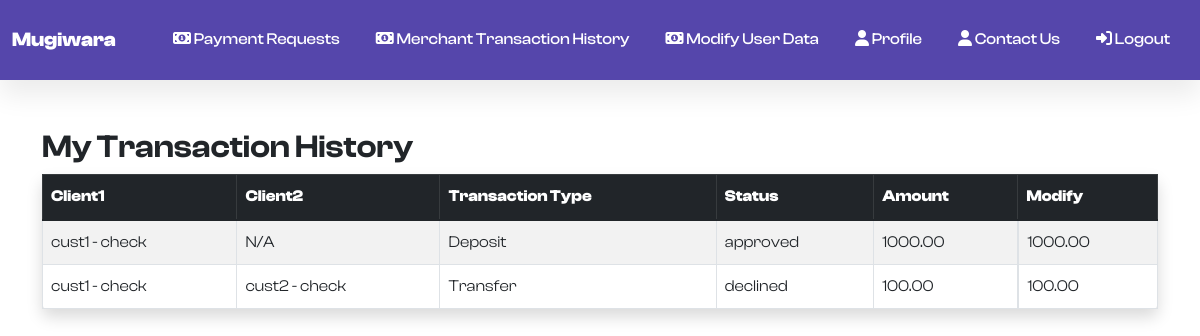
The page /merchant_transaction_history/ (signed in) on the database as committed earlier.
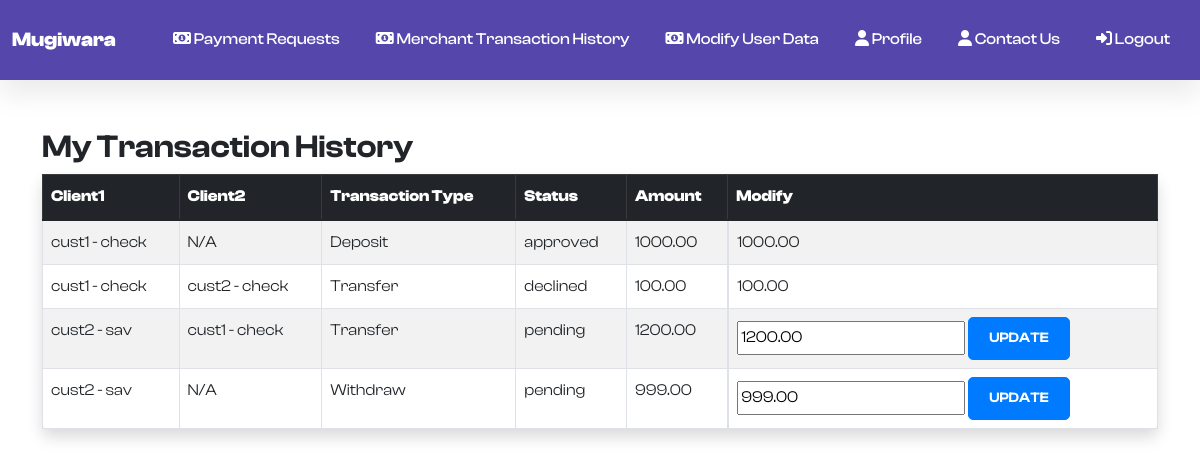
The same page on the database as committed later.
### users/models.py (models this page shows, shortened)
class PaymentRequest(models.Model):
    TRANSACTION_CHOICES = [
        ('deposit', 'Deposit'),
        ('withdraw', 'Withdraw'),
        ('transfer', 'Transfer')
    ]
    merchant = models.ForeignKey(BankingUser, on_delete=models.CASCADE, related_name='submitted_payments')
    transaction_type = models.CharField(max_length=8, choices=TRANSACTION_CHOICES)
    client1 = models.ForeignKey('Account', on_delete=models.CASCADE, related_name='client1_payments')  # Changed to Account
    client2 = models.ForeignKey('Account', on_delete=models.CASCADE, related_name='client2_payments', null=True, blank=True)  # Changed to Account
    amount = models.DecimalField(max_digits=10, decimal_places=2)
    otp = models.CharField(max_length=6, blank=True)
    otp_verified = models.BooleanField(default=False)
    transaction_approved = models.BooleanField(default=False)
    status = models.CharField(max_length=20, choices=[('pending', 'Pending'), ('approved', 'Approved'), ('declined', 'Declined')], default='pending')

class Account(models.Model):
    account_types = {
        'sav': 'Savings Account',
        'check': 'Checking Account'
    }
    account_status = {
        'o': 'Open',
        'c': 'Close',
    }
    modification_status = {
       'pending': 'Waiting for approval',
       'rejected': 'Rejected',
       'approved': 'Approved'
    }
    account_number = models.AutoField(primary_key = True)
    account_type = models.CharField(max_length = 128, choices = account_types)
    banking_user = models.ForeignKey('BankingUser', on_delete = models.CASCADE, related_name = 'banking_user')
    account_bal = models.BigIntegerField(default = 0)
    created_on = models.DateTimeField(auto_now_add = True)
    account_status = models.CharField(max_length = 32, choices = account_status, default = 'o')
    closed_on = models.DateTimeField(blank = True, null = True)
    modification_status = models.CharField(max_length = 32, choices = modification_status, default = 'pending')

class BankingUser(models.Model):
    User_types = {
        'iu_re': 'Regular Employee',
        'iu_sm': 'System Manager',
        'iu_sa': 'System Administrator',
        'eu_cust': 'Customer',
        'eu_mo': 'Merchant/Organization',
    }
    modification_status = {
        'pending': 'Waiting for Approval',
        'rejected': 'Rejected',
        'approved': 'Approved'
    }
    requesting_deletion = {
        'yes': 'Yes',
        'no': 'No'
    }
    user = models.OneToOneField(User, on_delete = models.CASCADE, related_name = 'user')
    usertype = models.CharField(max_length = 256, choices = User_types)
    dob = models.DateField(default = None, blank = True, null = True)
    mobile_number = models.CharField(max_length = 256, default=None, blank=True, null = True)
    street_address = models.CharField(max_length = 512, default=None, blank=True, null = True)
    city = models.CharField(max_length = 128, default=None, blank=True, null = True)
    state = models.CharField(max_length = 128, default=None, blank=True, null = True)
    zip_code = models.CharField(max_length = 10, default=None, blank=True, null = True)
    country = models.CharField(max_length = 256, default=None, blank=True, null = True)
    account_created = models.DateTimeField(auto_now_add = True, null = True)
    user_handler = models.ForeignKey("BankingUser", on_delete = models.CASCADE, related_name = 'internal_user', blank=True, null = True)
    pd_modification_status = models.CharField(max_length = 128, choices = modification_status, blank=True, null = True)
    pd_modified = models.DateTimeField(auto_now = True, blank=True, null = True)
    deletion = models.CharField(max_length = 128, choices = requesting_deletion, blank=True, null = True, default = 'no')
    deletion_status = models.CharField(max_length = 128, choices = modification_status, blank=True, null = True)

### users/views.py (the view)
# urls.py: path('merchant_transaction_history/', views.merchant_transaction_history, name='merchant_transaction_history'),
@login_required
def merchant_transaction_history(request):
    banking_user = request.user.user
    if banking_user.usertype != 'eu_mo':
        return HttpResponseForbidden('You are not authorized to view this page.')
    merchant_payment_requests = PaymentRequest.objects.filter(merchant=banking_user)
    context = {
        'payment_requests': merchant_payment_requests,
    }
    return render(request, 'users/merchant_transaction_history.html', context)

### users/templates/users/merchant_transaction_history.html (shortened to what this page needs)
{% extends 'users/base.html' %}
{% block content %}
<!DOCTYPE html>
<html lang="en">
<head>
    <link rel="stylesheet" href="../../static/users/asset/css/merchant_transaction_history.css">
</head>
<body>
    <div class="container mt-5">
    <h2 class="mt-5 title">My Transaction History</h2>
    <table class="table table-bordered shadow p-3 mb-5 bg-white rounded table-striped">
        <thead class="table-dark">
            <tr>
                <th>Client1</th>
                <th>Client2</th>
                <th>Transaction Type</th>
                <th>Status</th>
                <th>Amount</th>
                <th>Modify</th>
            </tr>
        </thead>
        <tbody>
            {% for request in payment_requests %}
            <tr>
                <td>{{ request.client1.banking_user.user.username }} - {{ request.client1.account_type }}</td>
                <td>{% if request.client2 %}
                    {{ request.client2.banking_user.user.username }} - {{ request.client2.account_type }}
                    {% else %}
                        N/A
                    {% endif %}
                </td>
                <td>{{ request.get_transaction_type_display }}</td>
                <td>{{ request.status }}</td>
                <td>{{ request.amount }}</td>
                <td class="d-flex">
                    {% if request.status == 'pending' %}
                        <form method="POST" action="{% url 'modify_payment_request_amount' request.id %}">
                            <input type="number" name="new_amount" value="{{ request.amount }}" min="1" step="0.01">
                            <button type="submit" class="btn me-1 approve">Update</button>
                        </form>
                    {% else %}
                        {{ request.amount }}
                    {% endif %}
                </td>
            </tr>
            {% empty %}
            <tr>
                <td colspan="6">No transactions found.</td>
            </tr>
            {% endfor %}
        </tbody>
    </table>
    </div>
</body>
{% endblock %}

### users/templates/users/base.html (shortened to what this page needs)
{% load static %}
<!DOCTYPE html>
<html lang="en">
<head>
    <link rel="stylesheet" href="https://cdn.jsdelivr.net/npm/bootstrap@5.1.3/dist/css/bootstrap.min.css">
    <link rel="stylesheet" href="https://cdnjs.cloudflare.com/ajax/libs/font-awesome/4.7.0/css/font-awesome.min.css">
    <link rel="stylesheet" href="{% static 'users/assets1/css/styles.min.css' %}">
    <link rel="stylesheet" href="https://cdn.jsdelivr.net/npm/bootstrap@5.2.0/dist/css/bootstrap.min.css">
    <link href="https://cdn.jsdelivr.net/npm/remixicon@2.5.0/fonts/remixicon.css" rel="stylesheet">
    <link rel="stylesheet" href="https://cdn.jsdelivr.net/npm/@fancyapps/ui@4.0/dist/fancybox.css">
    <link rel="stylesheet" href="https://unpkg.com/aos@next/dist/aos.css" />
    <link rel="stylesheet" href="{% static 'users/asset/css/style.css' %}">
    <link rel="stylesheet" href="{% static 'users/asset/css/login_register.css' %}">
    <link href="https://unpkg.com/simple-keyboard/build/css/index.css" rel="stylesheet">
</head>
<body>
    {% if user.is_authenticated %}
    <div>
        <nav class="navbar navbar-light navbar-expand-md sticky-top navigation-clean-button"
            style="height:80px;background-color:#5546ab;color:#ffffff;">
            <div class="container-fluid"><a class="navbar-brand" href="{% url  'mugiwara' %}">Mugiwara</a>
                <div class="collapse navbar-collapse" id="navcol-1">
                    <ul class="navbar-nav ms-auto">
                        {% if user.user.usertype == 'eu_cust' %}
                        {% if user.user.banking_user.exists %}
                        <!-- <li class="nav-item"><a class="nav-link" style="color:#ffffff;" href="{% url 'credit' user.id %}">
                                            <i class="fa fa-money"></i>&nbsp;Deposit</a></li> -->
                        <li class="nav-item"><a class="nav-link" style="color:#ffffff;" href="/credit"><i
                                    class="fa fa-money"></i>&nbsp;Deposit</a></li>
                        <li class="nav-item"><a class="nav-link" style="color:#ffffff;" href="/debit"><i
                                    class="fa fa-money"></i>&nbsp;Withdraw</a></li>
                        <li class="nav-item"><a class="nav-link" style="color:#ffffff;" href="/create_transaction"><i
                                    class="fa fa-exchange"></i>&nbsp;Transfer</a></li>
                        <!-- <li class="nav-item"><a class="nav-link" style="color:#ffffff;" href="{% url 'accounts' %}"><i
                                    class="fa fa-user"></i>&nbsp;Accounts</a></li> -->
                        <li class="nav-item dropdown">
                            <a class="nav-link dropdown-toggle" style="color:#ffffff;" href="#"
                                id="navbarDropdownMenuLink" role="button" data-bs-toggle="dropdown"
                                aria-expanded="false">
                                Account
                            </a>
                            <ul class="dropdown-menu" aria-labelledby="navbarDropdownMenuLink">
                                <li><a class="dropdown-item" href="{% url 'accounts' %}">View Accounts</a></li>
                                <li><a class="dropdown-item" href="{% url 'account-delete' %}">Delete</a></li>
                            </ul>
                        </li>
                        <li class="nav-item"><a class="nav-link" style="color:#ffffff;" href="/user_transactions"><i
                                    class="fa fa-user"></i>&nbsp;My Transactions</a></li>
                        {% endif %}
                        <li class="nav-item"><a class="nav-link" style="color:#ffffff;"
                                href="{% url 'create-account' %}"><i class="fa fa-user"></i>&nbsp;Request New
                                Account</a></li>
                        <li class="nav-item dropdown">
                            <a class="nav-link dropdown-toggle" style="color:#ffffff;" href="#"
                                id="navbarDropdownMenuLink" role="button" data-bs-toggle="dropdown"
                                aria-expanded="false">
                                Profile
                            </a>
                            <ul class="dropdown-menu" aria-labelledby="navbarDropdownMenuLink">
                                <li><a class="dropdown-item" href="{% url 'profile' %}">View Profile</a></li>
                                <li><a class="dropdown-item" href="{% url 'update-profile' %}">Update</a></li>
                                <li><a class="dropdown-item" href="{% url 'profile-deletion' %}">Delete</a></li>
                            </ul>
                        </li>
                        <li class="nav-item"><a class="nav-link" style="color:#ffffff;" href="{% url 'contact' %}"><i
                                    class="fa fa-user"></i>&nbsp;Contact Us</a></li>
                        <li class="nav-item">
                            <form id="frm_logout" class="nav-link" style="color:#ffffff;" action="{% url 'logout' %}"
                                method="post">
                                {% csrf_token %}
                                <a style="color:#ffffff;" href="javascript:{}"
                                    onclick="document.getElementById('frm_logout').submit(); return false;">
                                    <i class="fa fa-sign-in"></i>&nbsp;Logout</a></iclass>
                            </form>
                        </li>
                        {% elif user.user.usertype == 'eu_mo' %}
                        <li class="nav-item"><a class="nav-link" style="color:#ffffff;" href="{%url 'submit_payment_request'%}">
                                <i class="fa fa-money"></i>&nbsp;Payment Requests</a></li>
                        <li class="nav-item"><a class="nav-link" style="color:#ffffff;" href="{%url 'merchant_transaction_history'%}"><i
                                    class="fa fa-money"></i>&nbsp;Merchant Transaction History</a>
                        </li>
                        <li class="nav-item"><a class="nav-link" style="color:#ffffff;" href="{%url 'modify_user_personal_data'%}"><i
                                    class="fa fa-money"></i>&nbsp;Modify User Data</a>
                        </li>
                        <li class="nav-item"><a class="nav-link" style="color:#ffffff;" href="{% url 'profile' %}"><i class="fa fa-user"></i>&nbsp;Profile</a>
                        </li>
                        <li class="nav-item"><a class="nav-link" style="color:#ffffff;" href="{% url 'contact' %}"><i
                                    class="fa fa-user"></i>&nbsp;Contact Us</a></li>
                        <li class="nav-item">
                            <form id="frm_logout" class="nav-link" style="color:#ffffff;" action="{% url 'logout' %}" method="post">
                                <a style="color:#ffffff;" href="javascript:{}"
                                    onclick="document.getElementById('frm_logout').submit(); return false;">
                                    <i class="fa fa-sign-in"></i>&nbsp;Logout</a></iclass>
                            </form>
                        </li>
                        {% endif %}
                    </ul>
                </div>
            </div>
        </nav>
    </div>
    {% endif %}
        {% block content %}
        {% endblock %}
</body>
</html>

### users/static/users/asset/css/style.css (style rules this page uses)
:root { --c-dark: #212529; --c-brand: #4e57d4; --c-brand-light: #6970dd; --c-brand-rgb: 78, 87, 212; --c-body: #727272; --font-base: "ClashDisplay", sans-serif; --box-shadow: 0px 15px 25px rgba(0,0,0,0.08); --transition: all 0.5s ease; }
body { font-family: var(--font-base); line-height: 1.7; color: var(--c-body); }
h1, h2, h3,h4, h5, h6, .h1, .h2, .h3, .h4, .h5, .h6 { font-weight: 600; color: var(--c-dark); }
a { text-decoration: none; color: var(--c-brand); transition: var(--transition); }
.navbar { box-shadow: var(--box-shadow); }
.navbar-nav .nav-link { font-weight: 500; color: var(--c-dark); }
.btn { font-weight: 600; font-size: 14px; text-transform: uppercase; border-radius: 0; padding: 10px 24px; }

### users/static/users/asset/css/merchant_transaction_history.css (style rules this page uses)
.approve { background-color: #007bff; color: white; border: 1px solid #007bff; padding: 10px 20px; border-radius: 5px; cursor: pointer; }

Rows that differ between the two databases and show on the page:
added PaymentRequest: client1.banking_user.user.username "cust2", client1.account_type "sav", client2.banking_user.user.username "cust1", client2.account_type "check", transaction_type "Transfer", status "pending", amount "1200.00", new_amount "1200.00"
added PaymentRequest: client1.banking_user.user.username "cust2", client1.account_type "sav", shows "N/A", transaction_type "Withdraw", status "pending", amount "999.00", new_amount "999.00"
